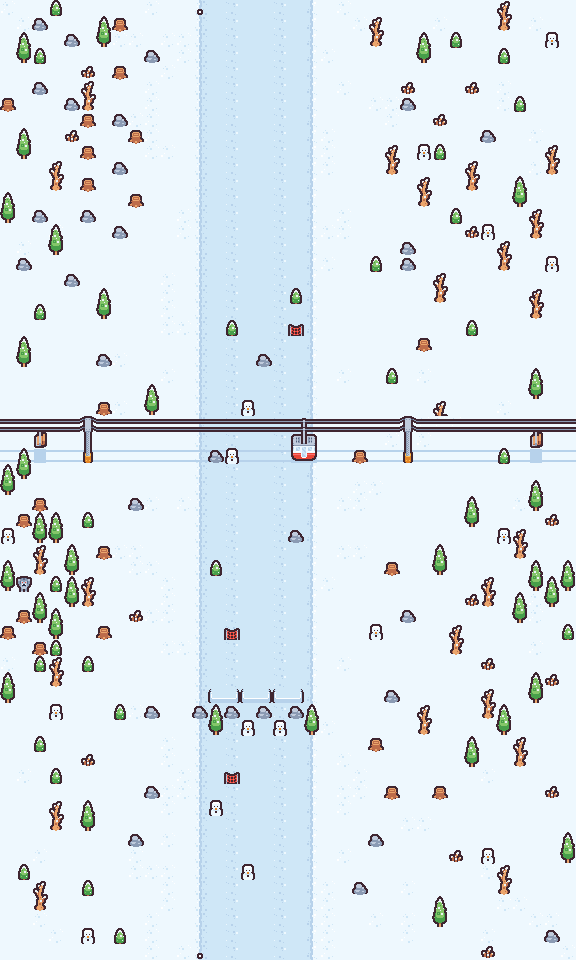

This game map was drawn from its Tiled (.tmx) file and the tilesets committed beside it. A one-line description and the trimmed map source follow:
An orthogonal 36x60 tile map with 16x16 px tiles, 9 tile layers (Background, Lane, Shadow, Killer, ...).

<map version="1.10" tiledversion="1.10.2" orientation="orthogonal" renderorder="right-down" width="36" height="60" tilewidth="16" tileheight="16" infinite="0" nextlayerid="10" nextobjectid="1">
 <tileset firstgid="1" source="../FrostyFall.tsx" />
 <layer id="1" name="Background" width="36" height="60">
  <data>[2160 cells, 2160 non-empty, 3 distinct tile ids]</data>
 </layer>
 <layer id="2" name="Lane" width="36" height="60">
  <data>[2160 cells, 480 non-empty, 4 distinct tile ids]</data>
 </layer>
 <layer id="5" name="Shadow" width="36" height="60">
  <data>[2160 cells, 36 non-empty, 5 distinct tile ids]</data>
 </layer>
 <layer id="3" name="Killer" width="36" height="60">
  <data>[2160 cells, 21 non-empty, 9 distinct tile ids]</data>
 </layer>
 <layer id="9" name="Snowman" width="36" height="60">
  <data>[2160 cells, 6 non-empty, 1 distinct tile ids]</data>
 </layer>
 <layer id="6" name="Starter" width="36" height="60">
  <data>[2160 cells, 1 non-empty, 1 distinct tile ids]</data>
 </layer>
 <layer id="7" name="Ender" width="36" height="60">
  <data>[2160 cells, 1 non-empty, 1 distinct tile ids]</data>
 </layer>
 <layer id="4" name="Detail" width="36" height="60">
  <data>[2160 cells, 257 non-empty, 17 distinct tile ids]</data>
 </layer>
 <layer id="8" name="Bumper" width="36" height="60">
  <data>[2160 cells, 6 non-empty, 2 distinct tile ids]</data>
 </layer>
</map>
